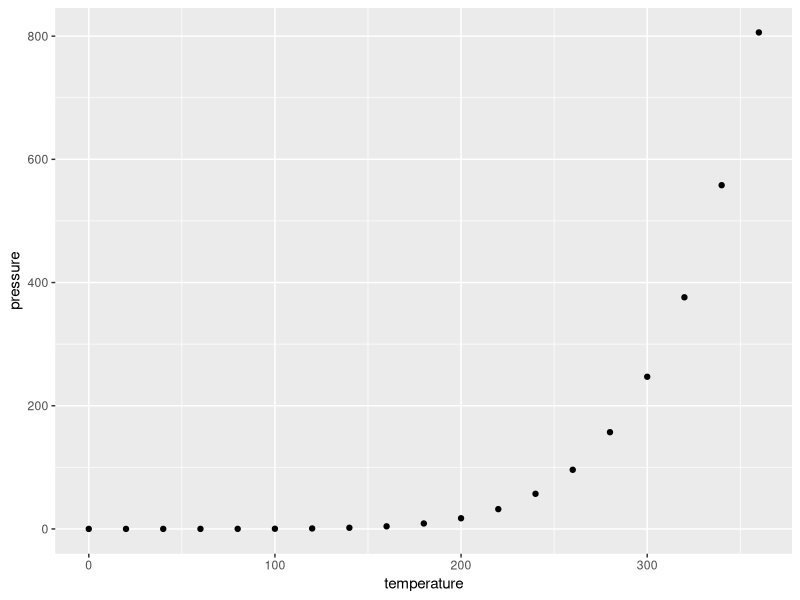
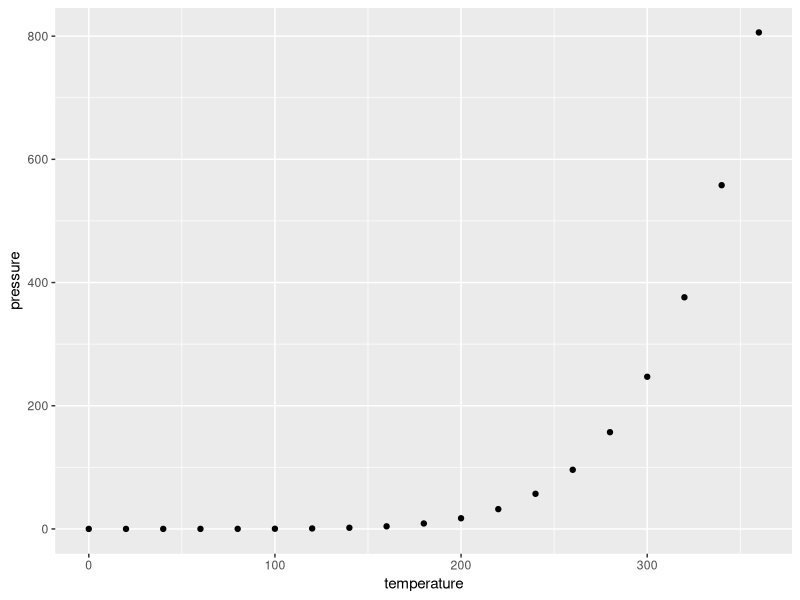

These figures' R source, in order:
## ---- chunk 1
knitr::opts_chunk$set(echo = TRUE)
## ---- chunk 2
summary(cars)
## ---- chunk 3
library(ggplot2)

ggplot(pressure, aes(temperature, pressure)) +
    geom_point()
## ---- chunk 4
## Run with caching enabled
Sys.time()
## ---- chunk 5
## Run with caching enabled
ggplot(pressure, aes(temperature, pressure)) +
    geom_point()
## ---- chunk 6
sessionInfo()
